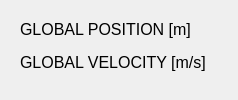
        <widget class="QWidget" name="statePage">
         <layout class="QVBoxLayout" name="verticalLayout_14">
          <item>
           <widget class="QWidget" name="mapContainer" native="true">
            <property name="sizePolicy">
             <sizepolicy hsizetype="Expanding" vsizetype="Expanding">
              <horstretch>0</horstretch>
              <verstretch>0</verstretch>
             </sizepolicy>
            </property>
            <property name="maximumSize">
             <size>
              <width>100000</width>
              <height>100000</height>
             </size>
            </property>
            <layout class="QGridLayout" name="gridLayout">
             <item row="3" column="1">
              <widget class="LivePlotWidget" name="Vy_plot" native="true"/>
             </item>
             <item row="1" column="1">
              <widget class="LivePlotWidget" name="y_plot" native="true">
               <property name="sizePolicy">
                <sizepolicy hsizetype="Preferred" vsizetype="Preferred">
                 <horstretch>0</horstretch>
                 <verstretch>0</verstretch>
                </sizepolicy>
               </property>
              </widget>
             </item>
             <item row="3" column="2">
              <widget class="LivePlotWidget" name="Vz_plot" native="true"/>
             </item>
             <item row="1" column="2">
              <widget class="LivePlotWidget" name="z_plot" native="true"/>
             </item>
             <item row="3" column="0">
              <widget class="LivePlotWidget" name="Vx_plot" native="true"/>
             </item>
             <item row="1" column="0">
              <widget class="LivePlotWidget" name="x_plot" native="true"/>
             </item>
             <item row="2" column="0">
              <widget class="QLabel" name="label_25">
               <property name="maximumSize">
                <size>
                 <width>16777215</width>
                 <height>20</height>
                </size>
               </property>
               <property name="font">
                <font>
                 <pointsize>12</pointsize>
                </font>
               </property>
               <property name="text">
                <string>GLOBAL VELOCITY [m/s]</string>
               </property>
              </widget>
             </item>
             <item row="0" column="0">
              <widget class="QLabel" name="label_24">
               <property name="maximumSize">
                <size>
                 <width>16777215</width>
                 <height>20</height>
                </size>
               </property>
               <property name="font">
                <font>
                 <pointsize>12</pointsize>
                </font>
               </property>
               <property name="text">
                <string>GLOBAL POSITION [m]</string>
               </property>
              </widget>
             </item>
            </layout>
           </widget>
          </item>
         </layout>
        </widget>
